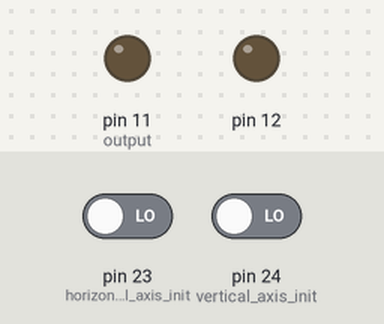
Simulated run of this sketch. Board: Arduino Mega 2560, built with avr-gcc and run on an emulated ATmega2560. On the bench: output pins drawn as LEDs (lit = HIGH). Dashed ring = blinking. Inputs (shaded band) come from the test bench; at power-on: pin 24 (vertical_axis_init) LOW, pin 23 (horizontal_axis_init) LOW.

Above: at 1.2 s.
1.3 s: pin 24 (vertical_axis_init) driven HIGH
At 1.45 s:
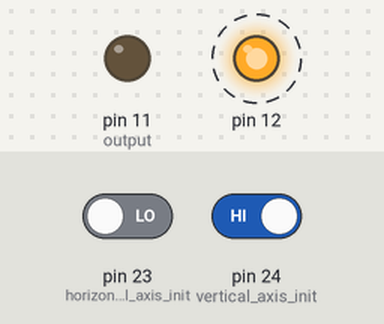
4.3 s: pin 23 (horizontal_axis_init) driven HIGH
At 7.2 s:
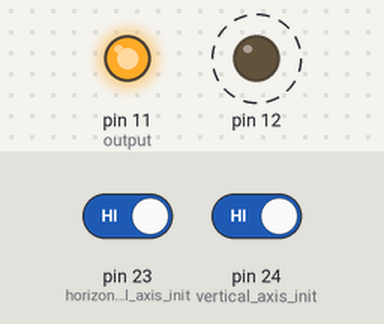
7.3 s: pin 24 (vertical_axis_init) driven LOW
At 8.2 s:
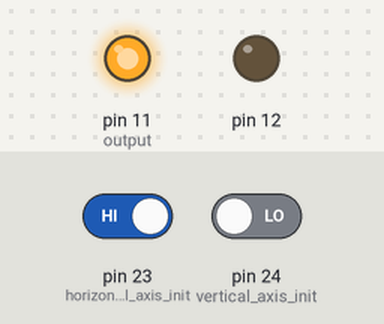
Timing chart, 0 to 10.3 s (numbered marks = the images above; inputs shaded):
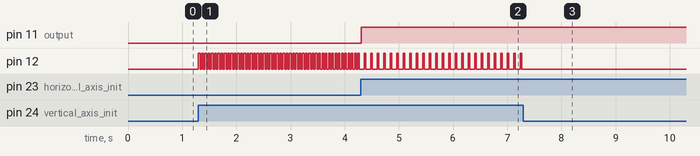

Measured:
- after the input at 1.3 s, pin 12: alternates HIGH for 0.03 s and LOW for 0.03 s, starting at once
- after the input at 4.3 s, pin 11 (output): LOW → HIGH at once; pin 12: alternates HIGH for 0.03 s and LOW for 0.09 s, starting after 0.06 s
- after the input at 7.3 s, pin 12: stops changing and stays LOW

The sketch:

joystickTest.ino
```cpp
void setup() {
  // put your setup code here, to run once:
  //Joystick
  pinMode(23,INPUT);//horizontal axis init
  pinMode(24,INPUT);//vertical axis init

  pinMode(11,OUTPUT);//output
  pinMode(12,OUTPUT);
}

void loop() {
  // put your main code here, to run repeatedly:

  if(digitalRead(23) == HIGH)
  {
    digitalWrite(11,HIGH);
    delay(30);
    digitalWrite(12,LOW);
    delay(30);
  }
  if(digitalRead(24) == HIGH)
  {
    digitalWrite(12,HIGH);
    delay(30);
    digitalWrite(12,LOW);
    delay(30);

  }

}
```
